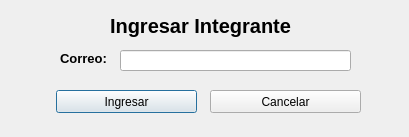
<?xml version="1.0" encoding="UTF-8"?>
<ui version="4.0">
 <class>ingresar_integrante</class>
 <widget class="QDialog" name="ingresar_integrante">
  <property name="geometry">
   <rect>
    <x>0</x>
    <y>0</y>
    <width>409</width>
    <height>137</height>
   </rect>
  </property>
  <property name="windowTitle">
   <string>Ingresar Integrante</string>
  </property>
  <widget class="QLabel" name="label_3">
   <property name="geometry">
    <rect>
     <x>70</x>
     <y>10</y>
     <width>261</width>
     <height>31</height>
    </rect>
   </property>
   <property name="font">
    <font>
     <pointsize>15</pointsize>
     <weight>75</weight>
     <bold>true</bold>
    </font>
   </property>
   <property name="text">
    <string>Ingresar Integrante</string>
   </property>
   <property name="alignment">
    <set>Qt::AlignCenter</set>
   </property>
  </widget>
  <widget class="QLineEdit" name="txtintegrante">
   <property name="geometry">
    <rect>
     <x>120</x>
     <y>50</y>
     <width>231</width>
     <height>21</height>
    </rect>
   </property>
   <property name="text">
    <string/>
   </property>
  </widget>
  <widget class="QPushButton" name="btIntegrante">
   <property name="geometry">
    <rect>
     <x>56</x>
     <y>90</y>
     <width>141</width>
     <height>23</height>
    </rect>
   </property>
   <property name="text">
    <string>Ingresar</string>
   </property>
  </widget>
  <widget class="QPushButton" name="btCancelar">
   <property name="geometry">
    <rect>
     <x>210</x>
     <y>90</y>
     <width>151</width>
     <height>23</height>
    </rect>
   </property>
   <property name="text">
    <string>Cancelar</string>
   </property>
  </widget>
  <widget class="QLabel" name="label">
   <property name="geometry">
    <rect>
     <x>60</x>
     <y>50</y>
     <width>51</width>
     <height>16</height>
    </rect>
   </property>
   <property name="font">
    <font>
     <family>MS Sans Serif</family>
     <pointsize>10</pointsize>
     <weight>75</weight>
     <bold>true</bold>
    </font>
   </property>
   <property name="text">
    <string>Correo:</string>
   </property>
  </widget>
 </widget>
 <resources/>
 <connections>
  <connection>
   <sender>btCancelar</sender>
   <signal>clicked()</signal>
   <receiver>ingresar_integrante</receiver>
   <slot>reject()</slot>
   <hints>
    <hint type="sourcelabel">
     <x>111</x>
     <y>115</y>
    </hint>
    <hint type="destinationlabel">
     <x>195</x>
     <y>98</y>
    </hint>
   </hints>
  </connection>
 </connections>
</ui>
